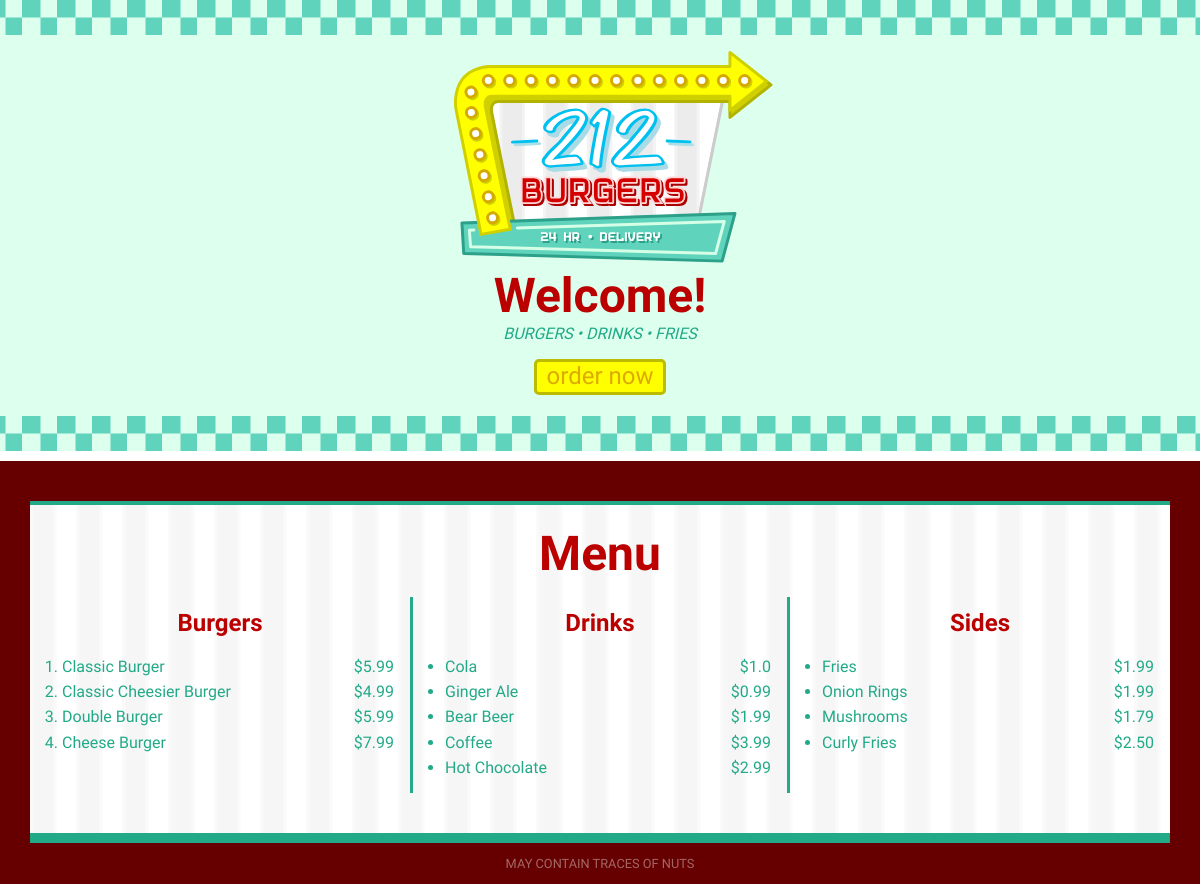
The page / on the database its author committed.
### tables this page shows
CREATE TABLE burgers(
id INTEGER PRIMARY KEY,
burger TEXT UNIQUE,
price FLOAT NOT NULL
);

CREATE TABLE drinks(
id INTEGER PRIMARY KEY,
drinks TEXT UNIQUE,
PRICE FLOAT NOT NULL);

CREATE TABLE "sides" (
	"id"	INTEGER,
	"sides"	TEXT UNIQUE,
	"price"	REAL NOT NULL,
	PRIMARY KEY("id")
);

### run.py (the view)
@app.route('/')
def index():
    db = sqlite3.connect(MENUDB)
    menu = fetchMenu(db)
    db.close()
    return render_template(
    'index.html',
    disclaimer='may contain traces of nuts',
    burgers=menu['burgers'],
    drinks=menu['drinks'],
    sides=menu['sides']
    )

### run.py (called while the page is built)
def fetchMenu(con):
    burgers = []
    free = '0'
    cur = con.execute('SELECT burger,price FROM burgers')
    for row in cur:
        burgers.append(list(row))
    drinks = []
    cur = con.execute('SELECT drinks,price FROM drinks')
    for row in cur:
        drinks.append(list(row))
    sides = []
    cur = con.execute('SELECT sides,price FROM sides')
    for row in cur:
        sides.append(list(row))
    return {'burgers':burgers, 'drinks':drinks, 'sides':sides}

### templates/index.html (shortened to what this page needs)
{% extends "base.html" %}
{% block content %}
    <div id="header">
      <img src="{{ url_for('static', filename='logo.svg') }}" id="logo" />
      <h1>Welcome!</h1>
      <em>BURGERS &bull; DRINKS &bull; FRIES</em>
      <p>
        <a class="btn-yellow" href="{{ url_for('order') }}">order now</a>
      </p>
    </div>
    <div id="menu">
      <h1>Menu</h1>
      <div>
        <h2>Burgers</h2>
        <ol class="menu-items">
          {% for burger in burgers %}
          <li>{{ burger[0] }} <span class="price">{{ burger[1] }}</span></li>
          {% endfor %}
        </ol>
      </div>
      <div>
        <h2>Drinks</h2>
        <ul class="menu-items">
          {% for drink in drinks %}
          <li>{{ drink[0] }} <span class="price">{{ drink[1] }}</span></li>
          {% endfor %}
        </ul>
      </div>
      <div>
        <h2>Sides</h2>
        <ul class="menu-items">
          {% for side in sides %}
          <li>{{ side[0] }} <span class="price">{{ side[1] }}</span></li>
          {% endfor %}
        </ul>
      </div>
    </div>
{% endblock %}

### templates/base.html (shortened to what this page needs)
<!DOCTYPE html>
<html>
  <head>
    {% block head %}
    <link rel="stylesheet" href="{{ url_for('static', filename='screen.css') }}" />
    {% endblock %}
  </head>
  <body>
    {% block content %} blah blah {% endblock %}
    {% block footer %}
    <div id="footer">
      {{ disclaimer|upper }}
    </div>
    {% endblock %}
  </body>
</html>

### static/screen.css (style rules this page uses)
#logo { padding-left: 25px; width: 320px; }
#header { background-color: #DFE; background-image: url(checks.svg), url(checks.svg); background-position: top, bottom; background-repeat: repeat-x; background-size: 35px; border-bottom: white 10px solid; margin-bottom: 40px; padding-top: 50px; padding-bottom: 40px; text-align: center; }
body { background-color: #600; color: #2A8; font-family: 'Monda', sans-serif; margin: 0; }
h1 { color: #B00; font-family: 'Yellowtail', cursive; font-size: 3em; margin: 0; }
h2 { color: #B00; font-family: 'Yellowtail', cursive; }
a { color: #DA0; text-decoration: none; }
#menu { background-color: white; background-image: url(menu-bg.svg); background-size: 46px; border-bottom: #2A8 10px solid; border-top: #2A8 4px solid; display: grid; margin: auto; max-width: 1140px; padding: 20px 0; padding-bottom: 2.5em; grid-template-columns: 1fr 1fr 1fr; grid-template-rows: auto; }
#menu h1 { grid-column: span 3; padding-bottom: 0.3em; text-align: center; }
#menu h2 { margin-top: 0.5em; text-align: center; }
#menu ol, #menu ul { padding-left: 2em; }
#menu li { margin-top: 0.4em; width: 100%; }
#menu .price { float: right; padding-right: 1em; }
#menu div { grid-column: span 3; margin: 0 1em; }
#menu div:nth-child(3) { border-bottom: 3px solid #2A8; border-top: 3px solid #2A8; }
@media only screen and (min-width: 720px) { #menu div { grid-column: auto; margin: 0; } }
@media only screen and (min-width: 720px) { #menu div:nth-child(3) { border: none; border-left: 3px solid #2A8; border-right: 3px solid #2A8; } }
@media only screen and (min-width: 720px) { .btn-yellow { background-color: #FF0; border: 3px solid #BB0; border-radius: 5px; color: #DA0; cursor: pointer; display: inline-block; font-size: 1.5em; padding: 0 10px 2px 10px; transition: background-color 0.5s; transition: color 0.5s; } }
@media only screen and (min-width: 720px) { #footer { color: white; font-size: 0.8em; opacity: 0.4; padding: 1em; text-align: center; } }

### rows shown on the page
burgers: burger "Classic Burger", price "$5.99"
burgers: burger "Classic Cheesier Burger", price "$4.99"
burgers: burger "Double Burger", price "$5.99"
burgers: burger "Cheese Burger", price "$7.99"
drinks: drinks "Cola", PRICE "$1.0"
drinks: drinks "Ginger Ale", PRICE "$0.99"
drinks: drinks "Bear Beer", PRICE "$1.99"
drinks: drinks "Coffee", PRICE "$3.99"
drinks: drinks "Hot Chocolate", PRICE "$2.99"
sides: sides "Fries", price "$1.99"
sides: sides "Onion Rings", price "$1.99"
sides: sides "Mushrooms", price "$1.79"
sides: sides "Curly Fries", price "$2.50"

### other values the page prints
{{ disclaimer|upper }} "MAY CONTAIN TRACES OF NUTS"
